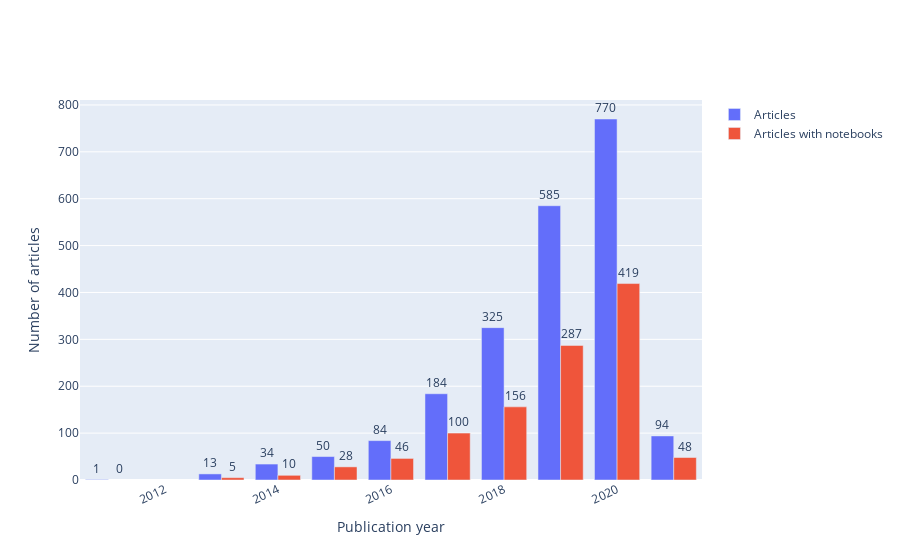

The notebook cell saved with this chart:
### Code cell
article_with_without_nb_df = article_with_without_nb_df.head(10)
fig = go.Figure()
fig.add_trace(go.Bar(
    x=article_with_without_nb_df['published_year'],
    y=article_with_without_nb_df['articles_count'],
    name='Articles',
))
fig.add_trace(go.Bar(
    x=article_with_without_nb_df['published_year'],
    y=article_with_without_nb_df['articles_with_notebooks_count'],
    name='Articles with notebooks',
))

filename = 'articles_with_without_notebooks_per_year'
xaxis_title = 'Publication year'
yaxis_title = 'Number of articles'
fig.update_traces(texttemplate='%{y:s}', textposition='outside')
fig.update_layout(uniformtext_minsize=4, uniformtext_mode='hide', xaxis_tickangle=-25, xaxis_type='date', xaxis_title = xaxis_title, yaxis_title = yaxis_title)    
fig.write_image('Trends/' + filename + '.pdf')
#fig = style_bar_chart(fig, filename, xaxis_title, yaxis_title, xaxis_type='date')
fig.show()

### Figure 1 — Plotly figure (JSON) as saved in the notebook; plotly's stock layout.template omitted (floating-point values rounded to 4 significant figures)
{"data": [{"name": "Articles", "textposition": "outside", "texttemplate": "%{y:s}", "type": "bar", "x": ["2020", "2019", "2018", "2017", "2021", "2016", "2015", "2014", "2013", "2011"], "y": [770, 585, 325, 184, 94, 84, 50, 34, 13, 1]}, {"name": "Articles with notebooks", "textposition": "outside", "texttemplate": "%{y:s}", "type": "bar", "x": ["2020", "2019", "2018", "2017", "2021", "2016", "2015", "2014", "2013", "2011"], "y": [419, 287, 156, 100, 48, 46, 28, 10, 5, null]}], "layout": {"autosize": true, "uniformtext": {"minsize": 4, "mode": "hide"}, "xaxis": {"autorange": true, "range": ["2010-07-02 12:00", "2021-07-02 12:00"], "tickangle": -25, "title": {"text": "Publication year"}, "type": "date"}, "yaxis": {"autorange": true, "range": [0, 810.5], "title": {"text": "Number of articles"}, "type": "linear"}}}
